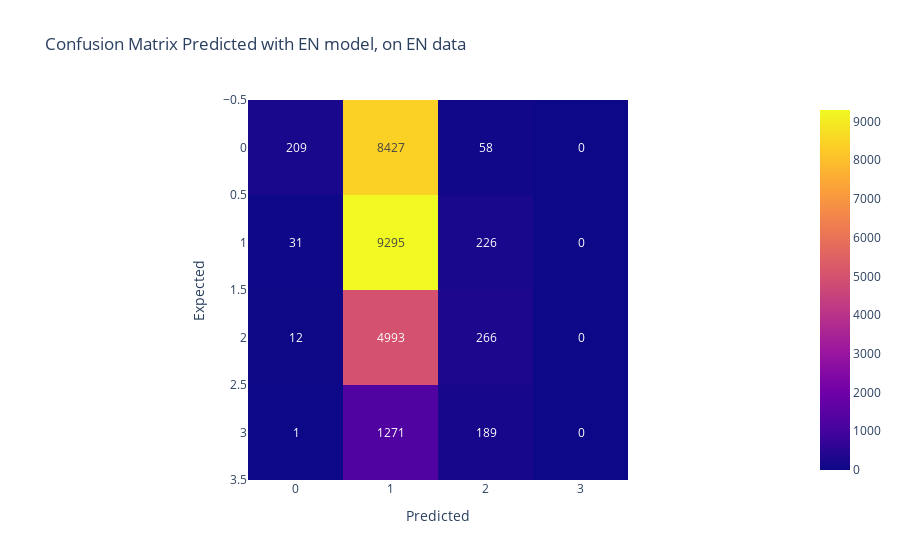

The code cell stored with this chart in its notebook:
### Code cell
language_model = 'EN'
language_test = 'EN'

unrounded_predictions, predictions = get_predictions(model, X_test)

# Compute the confusion matrix
conf_matrix = confusion_matrix(y_test, predictions)

print_class_accuray(conf_matrix)

# Get the accuracy
accuracy = accuracy_score(y_test, predictions)

# Print the accuracy
print("Accuracy: {:.2f}%".format(accuracy*100))

# Create a heatmap of the confusion matrix
fig = px.imshow(conf_matrix, title='Confusion Matrix', text_auto=True)
fig.update_layout(title='Confusion Matrix Predicted with {} model, on {} data'.format(language_model, language_test), xaxis_title='Predicted', yaxis_title='Expected')
fig.show()

### Figure 1 — Plotly figure (JSON) as saved in the notebook; plotly's stock layout.template omitted (floating-point values rounded to 4 significant figures)
{"data": [{"coloraxis": "coloraxis", "hovertemplate": "x: %{x}<br>y: %{y}<br>color: %{z}<extra></extra>", "name": "0", "texttemplate": "%{z}", "type": "heatmap", "xaxis": "x", "yaxis": "y", "z": [[209, 8427, 58, 0], [31, 9295, 226, 0], [12, 4993, 266, 0], [1, 1271, 189, 0]]}], "layout": {"coloraxis": {"colorscale": [[0, "#0d0887"], [0.1111, "#46039f"], [0.2222, "#7201a8"], [0.3333, "#9c179e"], [0.4444, "#bd3786"], [0.5556, "#d8576b"], [0.6667, "#ed7953"], [0.7778, "#fb9f3a"], [0.8889, "#fdca26"], [1, "#f0f921"]]}, "title": {"text": "Confusion Matrix Predicted with EN model, on EN data"}, "xaxis": {"anchor": "y", "constrain": "domain", "domain": [0, 1], "scaleanchor": "y", "title": {"text": "Predicted"}}, "yaxis": {"anchor": "x", "autorange": "reversed", "constrain": "domain", "domain": [0, 1], "title": {"text": "Expected"}}}}
